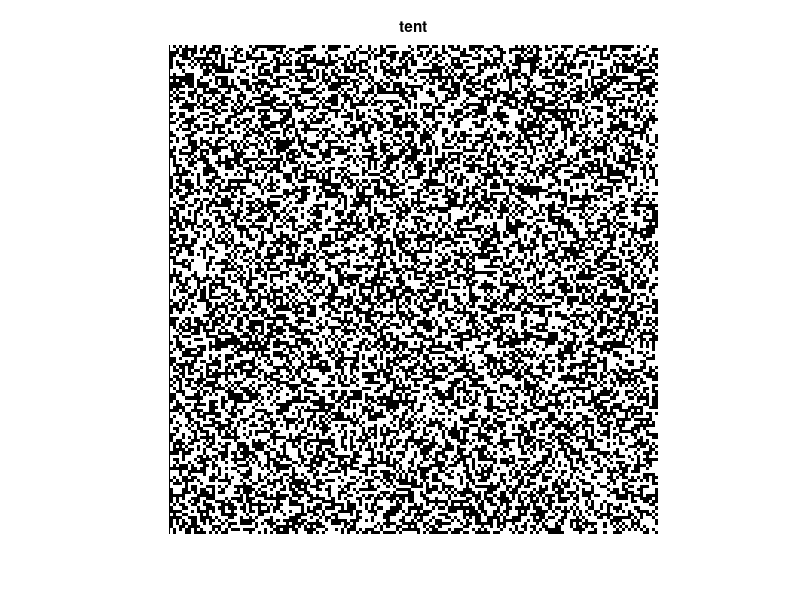

MATLAB code for this plot: (Note: this script raises an error after producing the figure.)
clc;
close all;
clear all;

%--------tent map-----------
u = 1.99;
    N = 25599;
    t(1)=0.5;

    for iii=1:N
        if t(iii) < 0.5 %and condition
            t(iii+1)=u*t(iii); %is it right
        else
            if t(iii) >= 0.5 %and this condition 
            t(iii+1)=u*(1-t(iii)); %is it right
            end
        end
    end
Z = reshape(t,[],160);
t=round(Z);
%t=imresize(y, [160 160]);
figure, 
imshow(t, []);
title('tent');

s=imread('Black-A-Z-Letters-Light-15cm-6-Letter-LED-Marquee-Sign-Alphabet-Light-Lamp-Indoor-Wall.jpg');
p=imresize(s, [160 160]);
B = im2bw(p, 0.5);
figure, 
imshow(B, []);
title('input1');
C=xor(B,t);%watermark 1
figure, 
imshow(C, []);
title('Watermark 1');


f= imread('124162858.jpg');
g=imresize(f, [160 160]);
h = im2bw(g, 0.5);
figure, 
imshow(h, []);
title('input2');
J=xor(h,t); %watermark 2
figure, 
imshow(J, []);
title('Watermark 2');


%--------host image input and iwt -----
img = imread('cameraman.tif'); % Read image
im= imresize(img, [1600 1600]);
imgg=double(im);

I=imgg;
[CA1,CH1,CV1,CD1]=lwt2(I,'haar');
z=[CA1,CH1,CV1,CD1];


InputImage=CA1;
LOW=CA1;
M=size(InputImage,1);
N=size(InputImage,2);
d=1;
a=1;
b=1;
aa=1;
bb=1;
for i=3:5:M
    for j=3:5:N
        if (InputImage(i-1,j-1)>InputImage(i,j))
            InputImage(i-1,j-1)=1;
        else
            InputImage(i-1,j-1)=0;
        end

        if (InputImage(i-1,j)>InputImage(i,j))
            InputImage(i-1,j)=1;
        else
            InputImage(i-1,j)=0;
        end

        if (InputImage(i-1,j+1)>InputImage(i,j))
            InputImage(i-1,j+1)=1;
        else
            InputImage(i-1,j+1)=0;
        end

        if (InputImage(i,j-1)>InputImage(i,j))
            InputImage(i,j-1)=1;
        else
            InputImage(i,j-1)=0;
        end

        if (InputImage(i,j+1)>InputImage(i,j))
            InputImage(i,j+1)=1;
        else
            InputImage(i,j+1)=0;
        end

        if (InputImage(i+1,j-1)>InputImage(i,j))
            InputImage(i+1,j-1)=1;
        else
            InputImage(i+1,j-1)=0;
        end

        if (InputImage(i+1,j)>InputImage(i,j))
            InputImage(i+1,j)=1;
        else
            InputImage(i+1,j)=0;
        end

        if (InputImage(i+1,j+1)>InputImage(i,j))
            InputImage(i+1,j+1)=1;
        else
            InputImage(i+1,j+1)=0;
        end
        
        %for excess mask
        if (InputImage(i-2,j-2)>InputImage(i,j))
            InputImage(i-2,j-2)=1;
        else
            InputImage(i-2,j-2)=0;
        end
        if (InputImage(i-2,j-1)>InputImage(i,j))
            InputImage(i-2,j-1)=1;
        else
            InputImage(i-2,j-1)=0;
        end
        if (InputImage(i-2,j)>InputImage(i,j))
            InputImage(i-2,j)=1;
        else
            InputImage(i-2,j)=0;
        end
        if (InputImage(i-2,j+1)>InputImage(i,j))
            InputImage(i-2,j+1)=1;
        else
            InputImage(i-2,j+1)=0;
        end
        if (InputImage(i-2,j+2)>InputImage(i,j))
            InputImage(i-2,j+2)=1;
        else
            InputImage(i-2,j+2)=0;
        end
        if (InputImage(i-1,j-2)>InputImage(i,j))
            InputImage(i-1,j-2)=1;
        else
            InputImage(i-1,j-2)=0;
        end
        if (InputImage(i-1,j+2)>InputImage(i,j))
            InputImage(i-1,j+2)=1;
        else
            InputImage(i-1,j+2)=0;
        end
        if (InputImage(i,j-2)>InputImage(i,j))
            InputImage(i,j-2)=1;
        else
            InputImage(i,j-2)=0;
        end
        if (InputImage(i,j+2)>InputImage(i,j))
            InputImage(i,j+2)=1;
        else
            InputImage(i,j+2)=0;
        end
        if (InputImage(i+1,j-2)>InputImage(i,j))
            InputImage(i+1,j-2)=1;
        else
            InputImage(i+1,j-2)=0;
        end
        if (InputImage(i+1,j+2)>InputImage(i,j))
            InputImage(i+1,j+2)=1;
        else
            InputImage(i+1,j+2)=0;
        end
        if (InputImage(i+2,j-2)>InputImage(i,j))
            InputImage(i+2,j-2)=1;
        else
            InputImage(i+2,j-2)=0;
        end
        if (InputImage(i+2,j-1)>InputImage(i,j))
            InputImage(i+2,j-1)=1;
        else
            InputImage(i+2,j-1)=0;
        end
        if (InputImage(i+2,j)>InputImage(i,j))
            InputImage(i+2,j)=1;
        else
            InputImage(i+2,j)=0;
        end
        if (InputImage(i+2,j+1)>InputImage(i,j))
            InputImage(i+2,j+1)=1;
        else
            InputImage(i+2,j+1)=0;
        end
        if (InputImage(i+2,j+2)>InputImage(i,j))
            InputImage(i+2,j+2)=1;
        else
            InputImage(i+2,j+2)=0;
        end
    

   %odd-----
       q_1=xor(InputImage(i-2,j-2),InputImage(i-2,j));
       q_2=xor(q_1,InputImage(i-2,j+2));
       q_3=xor(q_2,InputImage(i-1,j-1));
       q_4=xor(q_3,InputImage(i-1,j+1));
       q_5=xor(q_4,InputImage(i,j-2));
       q_6=xor(q_5,InputImage(i,j+2));
       q_7=xor(q_6,InputImage(i+1,j-1));
       q_8=xor(q_7,InputImage(i+1,j+1));
       q_9=xor(q_8,InputImage(i+2,j-2));
       q_10=xor(q_9,InputImage(i+2,j));
       o(d)=xor(q_10,InputImage(i+2,j+2));
   
       
   
       if a<=160 && b<=160
             if  o(d)==C(aa,bb)
                bb=bb+1;
                if bb>160
                    bb=1;
                    aa=a+1;
                end
             else
                 if CA1(i-1,j+1) > CA1(i,j)
                    CA1(i-1,j+1)= CA1(i,j)-1;
                    bb=bb+1;
                    
                      if bb>160
                           bb=1;
                           aa=aa+1;
                      end
                 else
                     CA1(i-1,j+1)= CA1(i,j)+1;
                      bb=bb+1;
                      
                      if bb>160
                           bb=1;
                           aa=aa+1;
                      end
                 end
             end
       end
   %even


       c_1=xor(InputImage(i-2,j-1),InputImage(i-2,j+1));
       c_2=xor(c_1,InputImage(i-1,j-2));
       c_3=xor(c_2,InputImage(i-1,j));
       c_4=xor(c_3,InputImage(i-1,j+2));
       c_5=xor(c_4,InputImage(i,j-1));
       c_6=xor(c_5,InputImage(i,j+1));
       c_7=xor(c_6,InputImage(i+1,j-2));
       c_8=xor(c_7,InputImage(i+1,j));
       c_9=xor(c_8,InputImage(i+1,j+2));
       c_10=xor(c_9,InputImage(i+2,j-1));
       v(d)=xor(c_10,InputImage(i+2,j+1));
       
       if a<=160 && b<=160
             if  v(d)==J(a,b)
                b=b+1;
                
                if b>160
                    b=1;
                    a=a+1;
                end
             else
                 if CA1(i-1,j) >  CA1(i,j)
                    CA1(i-1,j)= CA1(i,j)-1;
                    b=b+1;
                  
                      if b>160
                           b=1;
                           a=a+1;
                      end
                 else
                     CA1(i-1,j)= CA1(i,j)+1;
                      b=b+1;
                      
                      if b>160
                           b=1;
                           a=a+1;
                      end
                 end
             end
       end
   
       d=d+1;
    end
end

k=1;
for i=1:160
    for j=1:160
        if LOW(i,j)==CA1(i,j)
            k=k+1;
        end
    end
end
        
IW=ilwt2(CA1,CH1,CV1,CD1,'haar');
Is=uint8(IW);
IW=double(IW);
figure, imshow(Is);
title('embedded');

%------------------psnr-----------------
error = imgg-IW;
d1=max(imgg(:));
d2=max(IW(:));
d=max(d1,d2);
MSE = sum(sum(error .^2)) / (1600*1600)
PSNR = 10*log10(d.^2/MSE)


% imwrite(Is,'aa4.png','png');






%Extracting
% I=IW;

input_im=imread('bb4.png');
i_im=imresize(input_im, [1600 1600]);
figure, imshow(i_im);
title('cropped image');
I=double(i_im);

[CA1,CH1,CV1,CD1]=lwt2(I,'haar');
z=[CA1,CH1,CV1,CD1];

%-------LBP-------
InputImage=CA1;
LOW=CA1;
M=size(InputImage,1);
N=size(InputImage,2);
xx=1;
yy=1;
mm=1;
x=1;
y=1;
m=1;
for i=3:5:M
    for j=3:5:N
        
        if (InputImage(i-1,j-1)>InputImage(i,j))
            InputImage(i-1,j-1)=1;
        else
            InputImage(i-1,j-1)=0;
        end

        if (InputImage(i-1,j)>InputImage(i,j))
            InputImage(i-1,j)=1;
        else
            InputImage(i-1,j)=0;
        end

        if (InputImage(i-1,j+1)>InputImage(i,j))
            InputImage(i-1,j+1)=1;
        else
            InputImage(i-1,j+1)=0;
        end

        if (InputImage(i,j-1)>InputImage(i,j))
            InputImage(i,j-1)=1;
        else
            InputImage(i,j-1)=0;
        end

        if (InputImage(i,j+1)>InputImage(i,j))
            InputImage(i,j+1)=1;
        else
            InputImage(i,j+1)=0;
        end

        if (InputImage(i+1,j-1)>InputImage(i,j))
            InputImage(i+1,j-1)=1;
        else
            InputImage(i+1,j-1)=0;
        end

        if (InputImage(i+1,j)>InputImage(i,j))
            InputImage(i+1,j)=1;
        else
            InputImage(i+1,j)=0;
        end

        if (InputImage(i+1,j+1)>InputImage(i,j))
            InputImage(i+1,j+1)=1;
        else
            InputImage(i+1,j+1)=0;
        end
        %for excess mask
        if (InputImage(i-2,j-2)>InputImage(i,j))
            InputImage(i-2,j-2)=1;
        else
            InputImage(i-2,j-2)=0;
        end
        if (InputImage(i-2,j-1)>InputImage(i,j))
            InputImage(i-2,j-1)=1;
        else
            InputImage(i-2,j-1)=0;
        end
        if (InputImage(i-2,j)>InputImage(i,j))
            InputImage(i-2,j)=1;
        else
            InputImage(i-2,j)=0;
        end
        if (InputImage(i-2,j+1)>InputImage(i,j))
            InputImage(i-2,j+1)=1;
        else
            InputImage(i-2,j+1)=0;
        end
        if (InputImage(i-2,j+2)>InputImage(i,j))
            InputImage(i-2,j+2)=1;
        else
            InputImage(i-2,j+2)=0;
        end
        if (InputImage(i-1,j-2)>InputImage(i,j))
            InputImage(i-1,j-2)=1;
        else
            InputImage(i-1,j-2)=0;
        end
        if (InputImage(i-1,j+2)>InputImage(i,j))
            InputImage(i-1,j+2)=1;
        else
            InputImage(i-1,j+2)=0;
        end
        if (InputImage(i,j-2)>InputImage(i,j))
            InputImage(i,j-2)=1;
        else
            InputImage(i,j-2)=0;
        end
        if (InputImage(i,j+2)>InputImage(i,j))
            InputImage(i,j+2)=1;
        else
            InputImage(i,j+2)=0;
        end
        if (InputImage(i+1,j-2)>InputImage(i,j))
            InputImage(i+1,j-2)=1;
        else
            InputImage(i+1,j-2)=0;
        end
        if (InputImage(i+1,j+2)>InputImage(i,j))
            InputImage(i+1,j+2)=1;
        else
            InputImage(i+1,j+2)=0;
        end
        if (InputImage(i+2,j-2)>InputImage(i,j))
            InputImage(i+2,j-2)=1;
        else
            InputImage(i+2,j-2)=0;
        end
        if (InputImage(i+2,j-1)>InputImage(i,j))
            InputImage(i+2,j-1)=1;
        else
            InputImage(i+2,j-1)=0;
        end
        if (InputImage(i+2,j)>InputImage(i,j))
            InputImage(i+2,j)=1;
        else
            InputImage(i+2,j)=0;
        end
        if (InputImage(i+2,j+1)>InputImage(i,j))
            InputImage(i+2,j+1)=1;
        else
            InputImage(i+2,j+1)=0;
        end
        if (InputImage(i+2,j+2)>InputImage(i,j))
            InputImage(i+2,j+2)=1;
        else
            InputImage(i+2,j+2)=0;
        end
        %excess mask

       q_1=xor(InputImage(i-2,j-2),InputImage(i-2,j));
       q_2=xor(q_1,InputImage(i-2,j+2));
       q_3=xor(q_2,InputImage(i-1,j-1));
       q_4=xor(q_3,InputImage(i-1,j+1));
       q_5=xor(q_4,InputImage(i,j-2));
       q_6=xor(q_5,InputImage(i,j+2));
       q_7=xor(q_6,InputImage(i+1,j-1));
       q_8=xor(q_7,InputImage(i+1,j+1));
       q_9=xor(q_8,InputImage(i+2,j-2));
       q_10=xor(q_9,InputImage(i+2,j));
       O(mm)=xor(q_10,InputImage(i+2,j+2));
       if xx<=160 && yy<=160
         if O(mm)==1
             W(xx,yy)=1;
             yy=yy+1;
             mm=mm+1;
             if yy>160
                 yy=1;
                 xx=xx+1;
             end
         else
             W(xx,yy)=0;
             yy=yy+1;
             mm=mm+1;
             if yy>160
                 yy=1;
                 xx=xx+1;
             end
         end
         end
       
       

       c_1=xor(InputImage(i-2,j-1),InputImage(i-2,j+1));
       c_2=xor(c_1,InputImage(i-1,j-2));
       c_3=xor(c_2,InputImage(i-1,j));
       c_4=xor(c_3,InputImage(i-1,j+2));
       c_5=xor(c_4,InputImage(i,j-1));
       c_6=xor(c_5,InputImage(i,j+1));
       c_7=xor(c_6,InputImage(i+1,j-2));
       c_8=xor(c_7,InputImage(i+1,j));
       c_9=xor(c_8,InputImage(i+1,j+2));
       c_10=xor(c_9,InputImage(i+2,j-1));
       V(m)=xor(c_10,InputImage(i+2,j+1));
         if x<=160 && y<=160
         if V(m)==1
             W2(x,y)=1;
             y=y+1;
             m=m+1;
             if y>160
                 y=1;
                 x=x+1;
             end
         else
             W2(x,y)=0;
             y=y+1;
             m=m+1;
             if y>160
                 y=1;
                 x=x+1;
             end
         end
         end
       
             
    end
end
F=xor(W,t);
figure, imshow(F);
T=xor(W2,t);
figure,
imshow(T);

%-------------------ncc-------------------
wss=double(T);
wmm=double(h);       
nc=sum(sum(wmm.*wss))/sum(sum(wmm.*wmm))   

